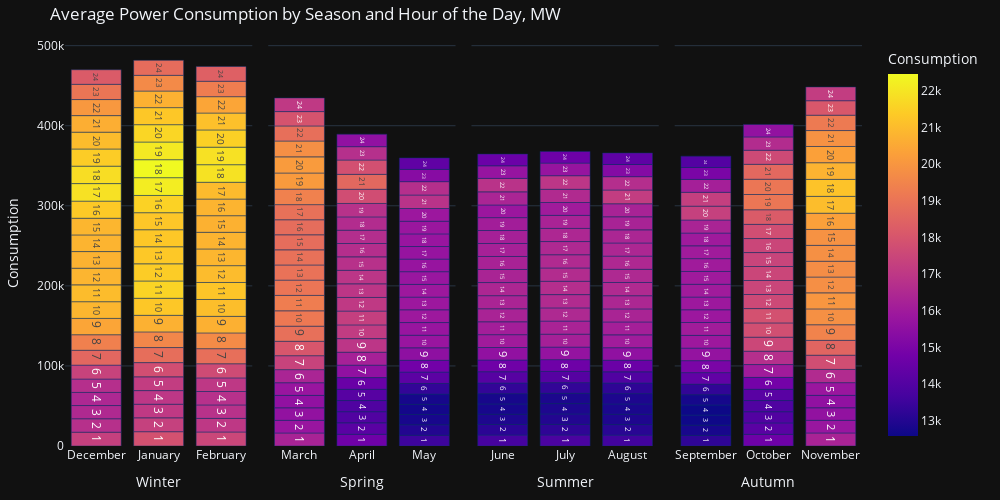

The notebook cell this image was saved under:
### Code cell
fig = px.bar(df_4, x="season_month", facet_col = 'season', y="CONSUMPTION", color="CONSUMPTION", text = 'hour', title="Long-Form Input",
                 hover_name="month", labels={"month": "Month", 'CONSUMPTION': "Consumption", 'hour': "Hour"}, template="plotly_dark")
fig.update_traces(textposition='inside')
fig.for_each_annotation(lambda a: a.update(text=''))

fig.update_layout(
    title = "Average Power Consumption by Season and Hour of the Day, MW",
    autosize=False,
    width=1000,
    height=500,
    margin=dict(l=20, r=20, t=40, b=20),
    
    yaxis=dict(
        title_text="Consumption",
    ),
    
    xaxis1=dict(
        title_text="Winter",
        ticktext=["December", "January", "February"],
        tickvals=[0, 1, 2],
        tickmode="array",
    ),
    
    xaxis2=dict(
        title_text="Spring",
        ticktext=["March", "April", "May"],
        tickvals=[0, 1, 2],
        tickmode="array",
    ),
    
    xaxis3=dict(
        title_text="Summer",
        ticktext=["June", "July", "August"],
        tickvals=[0, 1, 2],
        tickmode="array",
    ),
    
    xaxis4=dict(
        title_text="Autumn",
        ticktext=["September", "October", "November"],
        tickvals=[0, 1, 2],
        tickmode="array",
    ),
    legend=dict(
    )
)

fig.update_yaxes(automargin=True, zeroline=False)
fig.update_traces(marker_line_color='rgb(8,48,107)',
                  marker_line_width=0.5, opacity=1)


fig.show()

### Figure 1 — Plotly figure (JSON) as saved in the notebook; plotly's stock layout.template omitted (floating-point values rounded to 4 significant figures)
{"data": [{"alignmentgroup": "True", "hovertemplate": "<b>%{hovertext}</b><br><br>season=Winter<br>season_month=%{x}<br>Consumption=%{marker.color}<br>Hour=%{text}<extra></extra>", "hovertext": ["January", "February", "December", "January", "February", "December", "January", "February", "December", "January", "February", "December", "January", "February", "December", "January", "February", "December", "January", "February", "December", "January", "February", "December", "January", "February", "December", "January", "February", "December", "January", "February", "December", "January", "February", "December", "January", "February", "December", "January", "February", "December", "January", "February", "December", "January", "February", "December", "January", "February", "December", "January", "February", "December", "January", "February", "December", "January", "February", "December", "January", "February", "December", "January", "February", "December", "January", "February", "December", "January", "February", "December"], "legendgroup": "", "marker": {"color": [17860.0, 17510.0, 17280.0, 17310.0, 17010.0, 16730.0, 17050.0, 16790.0, 16490.0, 16990.0, 16760.0, 16440.0, 17180.0, 17000.0, 16700.0, 17770.0, 17660.0, 17370.0, 18800.0, 18840.0, 18580.0, 19570.0, 19700.0, 19370.0, 20720.0, 20690.0, 20420.0, 21290.0, 21060.0, 20850.0, 21590.0, 21230.0, 21020.0, 21420.0, 21000.0, 20820.0, 21310.0, 20860.0, 20750.0, 21280.0, 20810.0, 20810.0, 21250.0, 20730.0, 20860.0, 21550.0, 20800.0, 21350.0, 22190.0, 20980.0, 21900.0, 22460.0, 21920.0, 21800.0, 22090.0, 21900.0, 21420.0, 21650.0, 21500.0, 21010.0, 21300.0, 21100.0, 20650.0, 20710.0, 20430.0, 20050.0, 19650.0, 19290.0, 19050.0, 18750.0, 18370.0, 18190.0], "coloraxis": "coloraxis", "line": {"color": "rgb(8,48,107)", "width": 0.5}, "pattern": {"shape": ""}}, "name": "", "offsetgroup": "", "opacity": 1, "orientation": "v", "showlegend": false, "text": [1, 1, 1, 2, 2, 2, 3, 3, 3, 4, 4, 4, 5, 5, 5, 6, 6, 6, 7, 7, 7, 8, 8, 8, 9, 9, 9, 10, 10, 10, 11, 11, 11, 12, 12, 12, 13, 13, 13, 14, 14, 14, 15, 15, 15, 16, 16, 16, 17, 17, 17, 18, 18, 18, 19, 19, 19, 20, 20, 20, 21, 21, 21, 22, 22, 22, 23, 23, 23, 24, 24, 24], "textposition": "inside", "type": "bar", "x": [1, 2, 0, 1, 2, 0, 1, 2, 0, 1, 2, 0, 1, 2, 0, 1, 2, 0, 1, 2, 0, 1, 2, 0, 1, 2, 0, 1, 2, 0, 1, 2, 0, 1, 2, 0, 1, 2, 0, 1, 2, 0, 1, 2, 0, 1, 2, 0, 1, 2, 0, 1, 2, 0, 1, 2, 0, 1, 2, 0, 1, 2, 0, 1, 2, 0, 1, 2, 0, 1, 2, 0], "xaxis": "x", "y": [17860.0, 17510.0, 17280.0, 17310.0, 17010.0, 16730.0, 17050.0, 16790.0, 16490.0, 16990.0, 16760.0, 16440.0, 17180.0, 17000.0, 16700.0, 17770.0, 17660.0, 17370.0, 18800.0, 18840.0, 18580.0, 19570.0, 19700.0, 19370.0, 20720.0, 20690.0, 20420.0, 21290.0, 21060.0, 20850.0, 21590.0, 21230.0, 21020.0, 21420.0, 21000.0, 20820.0, 21310.0, 20860.0, 20750.0, 21280.0, 20810.0, 20810.0, 21250.0, 20730.0, 20860.0, 21550.0, 20800.0, 21350.0, 22190.0, 20980.0, 21900.0, 22460.0, 21920.0, 21800.0, 22090.0, 21900.0, 21420.0, 21650.0, 21500.0, 21010.0, 21300.0, 21100.0, 20650.0, 20710.0, 20430.0, 20050.0, 19650.0, 19290.0, 19050.0, 18750.0, 18370.0, 18190.0], "yaxis": "y"}, {"alignmentgroup": "True", "hovertemplate": "<b>%{hovertext}</b><br><br>season=Spring<br>season_month=%{x}<br>Consumption=%{marker.color}<br>Hour=%{text}<extra></extra>", "hovertext": ["March", "April", "May", "March", "April", "May", "March", "April", "May", "March", "April", "May", "March", "April", "May", "March", "April", "May", "March", "April", "May", "March", "April", "May", "March", "April", "May", "March", "April", "May", "March", "April", "May", "March", "April", "May", "March", "April", "May", "March", "April", "May", "March", "April", "May", "March", "April", "May", "March", "April", "May", "March", "April", "May", "March", "April", "May", "March", "April", "May", "March", "April", "May", "March", "April", "May", "March", "April", "May", "March", "April", "May"], "legendgroup": "", "marker": {"color": [16270.0, 14710.0, 13520.0, 15800.0, 14180.0, 13000.0, 15610.0, 13950.0, 12790.0, 15570.0, 13924, 12720.0, 15790.0, 14090.0, 12770.0, 16340.0, 14550.0, 13310.0, 17400.0, 15570.0, 14220.0, 18040.0, 16210.0, 14770.0, 18860.0, 16930.0, 15510.0, 19140.0, 17150.0, 15790.0, 19290.0, 17260.0, 15780.0, 19050.0, 17050.0, 15910.0, 18940.0, 16950.0, 15880.0, 18890.0, 16920.0, 15910.0, 18780.0, 16770.0, 15810.0, 18770.0, 16680.0, 15740.0, 18900.0, 16650.0, 15710.0, 19390.0, 16610.0, 15780.0, 20130.0, 16780.0, 15830.0, 20140.0, 17740.0, 15870.0, 19790.0, 18610.0, 16840.0, 18830.0, 17830.0, 16700.0, 17930.0, 16720.0, 15330.0, 17040.0, 15570.0, 14320.0], "coloraxis": "coloraxis", "line": {"color": "rgb(8,48,107)", "width": 0.5}, "pattern": {"shape": ""}}, "name": "", "offsetgroup": "", "opacity": 1, "orientation": "v", "showlegend": false, "text": [1, 1, 1, 2, 2, 2, 3, 3, 3, 4, 4, 4, 5, 5, 5, 6, 6, 6, 7, 7, 7, 8, 8, 8, 9, 9, 9, 10, 10, 10, 11, 11, 11, 12, 12, 12, 13, 13, 13, 14, 14, 14, 15, 15, 15, 16, 16, 16, 17, 17, 17, 18, 18, 18, 19, 19, 19, 20, 20, 20, 21, 21, 21, 22, 22, 22, 23, 23, 23, 24, 24, 24], "textposition": "inside", "type": "bar", "x": [0, 1, 2, 0, 1, 2, 0, 1, 2, 0, 1, 2, 0, 1, 2, 0, 1, 2, 0, 1, 2, 0, 1, 2, 0, 1, 2, 0, 1, 2, 0, 1, 2, 0, 1, 2, 0, 1, 2, 0, 1, 2, 0, 1, 2, 0, 1, 2, 0, 1, 2, 0, 1, 2, 0, 1, 2, 0, 1, 2, 0, 1, 2, 0, 1, 2, 0, 1, 2, 0, 1, 2], "xaxis": "x2", "y": [16270.0, 14710.0, 13520.0, 15800.0, 14180.0, 13000.0, 15610.0, 13950.0, 12790.0, 15570.0, 13924, 12720.0, 15790.0, 14090.0, 12770.0, 16340.0, 14550.0, 13310.0, 17400.0, 15570.0, 14220.0, 18040.0, 16210.0, 14770.0, 18860.0, 16930.0, 15510.0, 19140.0, 17150.0, 15790.0, 19290.0, 17260.0, 15780.0, 19050.0, 17050.0, 15910.0, 18940.0, 16950.0, 15880.0, 18890.0, 16920.0, 15910.0, 18780.0, 16770.0, 15810.0, 18770.0, 16680.0, 15740.0, 18900.0, 16650.0, 15710.0, 19390.0, 16610.0, 15780.0, 20130.0, 16780.0, 15830.0, 20140.0, 17740.0, 15870.0, 19790.0, 18610.0, 16840.0, 18830.0, 17830.0, 16700.0, 17930.0, 16720.0, 15330.0, 17040.0, 15570.0, 14320.0], "yaxis": "y2"}, {"alignmentgroup": "True", "hovertemplate": "<b>%{hovertext}</b><br><br>season=Summer<br>season_month=%{x}<br>Consumption=%{marker.color}<br>Hour=%{text}<extra></extra>", "hovertext": ["June", "July", "August", "June", "July", "August", "June", "July", "August", "June", "July", "August", "June", "July", "August", "June", "July", "August", "June", "July", "August", "June", "July", "August", "June", "July", "August", "June", "July", "August", "June", "July", "August", "June", "July", "August", "June", "July", "August", "June", "July", "August", "June", "July", "August", "June", "July", "August", "June", "July", "August", "June", "July", "August", "June", "July", "August", "June", "July", "August", "June", "July", "August", "June", "July", "August", "June", "July", "August", "June", "July", "August"], "legendgroup": "", "marker": {"color": [13690.0, 13790.0, 13610.0, 13150.0, 13240.0, 13120.0, 12900.0, 13010.0, 12920.0, 12800.0, 12900.0, 12840.0, 12780.0, 12870.0, 12910.0, 13310.0, 13320.0, 13240.0, 14090.0, 14070.0, 13960.0, 14690.0, 14670.0, 14580.0, 15590.0, 15680.0, 15570.0, 16020.0, 16180.0, 16030.0, 16100.0, 16300.0, 16150.0, 16290.0, 16490.0, 16320.0, 16330.0, 16570.0, 16420.0, 16400.0, 16670.0, 16530.0, 16320.0, 16590.0, 16480.0, 16260.0, 16530.0, 16460.0, 16200.0, 16480.0, 16410.0, 16190.0, 16430.0, 16390.0, 16090.0, 16300.0, 16280.0, 15840.0, 16020.0, 16280.0, 16350.0, 16540.0, 17190.0, 16830.0, 16930.0, 16660.0, 15710.0, 15730.0, 15250.0, 14600.0, 14640.0, 14310.0], "coloraxis": "coloraxis", "line": {"color": "rgb(8,48,107)", "width": 0.5}, "pattern": {"shape": ""}}, "name": "", "offsetgroup": "", "opacity": 1, "orientation": "v", "showlegend": false, "text": [1, 1, 1, 2, 2, 2, 3, 3, 3, 4, 4, 4, 5, 5, 5, 6, 6, 6, 7, 7, 7, 8, 8, 8, 9, 9, 9, 10, 10, 10, 11, 11, 11, 12, 12, 12, 13, 13, 13, 14, 14, 14, 15, 15, 15, 16, 16, 16, 17, 17, 17, 18, 18, 18, 19, 19, 19, 20, 20, 20, 21, 21, 21, 22, 22, 22, 23, 23, 23, 24, 24, 24], "textposition": "inside", "type": "bar", "x": [0, 1, 2, 0, 1, 2, 0, 1, 2, 0, 1, 2, 0, 1, 2, 0, 1, 2, 0, 1, 2, 0, 1, 2, 0, 1, 2, 0, 1, 2, 0, 1, 2, 0, 1, 2, 0, 1, 2, 0, 1, 2, 0, 1, 2, 0, 1, 2, 0, 1, 2, 0, 1, 2, 0, 1, 2, 0, 1, 2, 0, 1, 2, 0, 1, 2, 0, 1, 2, 0, 1, 2], "xaxis": "x3", "y": [13690.0, 13790.0, 13610.0, 13150.0, 13240.0, 13120.0, 12900.0, 13010.0, 12920.0, 12800.0, 12900.0, 12840.0, 12780.0, 12870.0, 12910.0, 13310.0, 13320.0, 13240.0, 14090.0, 14070.0, 13960.0, 14690.0, 14670.0, 14580.0, 15590.0, 15680.0, 15570.0, 16020.0, 16180.0, 16030.0, 16100.0, 16300.0, 16150.0, 16290.0, 16490.0, 16320.0, 16330.0, 16570.0, 16420.0, 16400.0, 16670.0, 16530.0, 16320.0, 16590.0, 16480.0, 16260.0, 16530.0, 16460.0, 16200.0, 16480.0, 16410.0, 16190.0, 16430.0, 16390.0, 16090.0, 16300.0, 16280.0, 15840.0, 16020.0, 16280.0, 16350.0, 16540.0, 17190.0, 16830.0, 16930.0, 16660.0, 15710.0, 15730.0, 15250.0, 14600.0, 14640.0, 14310.0], "yaxis": "y3"}, {"alignmentgroup": "True", "hovertemplate": "<b>%{hovertext}</b><br><br>season=Autumn<br>season_month=%{x}<br>Consumption=%{marker.color}<br>Hour=%{text}<extra></extra>", "hovertext": ["September", "October", "November", "September", "October", "November", "September", "October", "November", "September", "October", "November", "September", "October", "November", "September", "October", "November", "September", "October", "November", "September", "October", "November", "September", "October", "November", "September", "October", "November", "September", "October", "November", "September", "October", "November", "September", "October", "November", "September", "October", "November", "September", "October", "November", "September", "October", "November", "September", "October", "November", "September", "October", "November", "September", "October", "November", "September", "October", "November", "September", "October", "November", "September", "October", "November", "September", "October", "November", "September", "October", "November"], "legendgroup": "", "marker": {"color": [13230.0, 14670.0, 16300.0, 12800.0, 14190.0, 15800.0, 12620.0, 13970.0, 15600.0, 12580.0, 13920.0, 15580.0, 12750.0, 14140.0, 15830.0, 13290.0, 14830.0, 16560.0, 14370.0, 16000.0, 17750.0, 14970.0, 16700.0, 18530.0, 15650.0, 17530.0, 19470.0, 15920.0, 17800.0, 19830.0, 16060.0, 17870.0, 20000.0, 15890.0, 17590.0, 19800.0, 15900.0, 17480.0, 19740.0, 16000.0, 17490.0, 19830.0, 15980.0, 17440.0, 19880.0, 15990.0, 17490.0, 20290.0, 16000.0, 17753, 21040.0, 15970.0, 18200.0, 21190.0, 16320.0, 19070.0, 20780.0, 17300.0, 19070.0, 20300.0, 17260.0, 18620.0, 19880.0, 16130.0, 17608, 19200.0, 14990.0, 16610.0, 18080.0, 14020.0, 15610.0, 17190.0], "coloraxis": "coloraxis", "line": {"color": "rgb(8,48,107)", "width": 0.5}, "pattern": {"shape": ""}}, "name": "", "offsetgroup": "", "opacity": 1, "orientation": "v", "showlegend": false, "text": [1, 1, 1, 2, 2, 2, 3, 3, 3, 4, 4, 4, 5, 5, 5, 6, 6, 6, 7, 7, 7, 8, 8, 8, 9, 9, 9, 10, 10, 10, 11, 11, 11, 12, 12, 12, 13, 13, 13, 14, 14, 14, 15, 15, 15, 16, 16, 16, 17, 17, 17, 18, 18, 18, 19, 19, 19, 20, 20, 20, 21, 21, 21, 22, 22, 22, 23, 23, 23, 24, 24, 24], "textposition": "inside", "type": "bar", "x": [0, 1, 2, 0, 1, 2, 0, 1, 2, 0, 1, 2, 0, 1, 2, 0, 1, 2, 0, 1, 2, 0, 1, 2, 0, 1, 2, 0, 1, 2, 0, 1, 2, 0, 1, 2, 0, 1, 2, 0, 1, 2, 0, 1, 2, 0, 1, 2, 0, 1, 2, 0, 1, 2, 0, 1, 2, 0, 1, 2, 0, 1, 2, 0, 1, 2, 0, 1, 2, 0, 1, 2], "xaxis": "x4", "y": [13230.0, 14670.0, 16300.0, 12800.0, 14190.0, 15800.0, 12620.0, 13970.0, 15600.0, 12580.0, 13920.0, 15580.0, 12750.0, 14140.0, 15830.0, 13290.0, 14830.0, 16560.0, 14370.0, 16000.0, 17750.0, 14970.0, 16700.0, 18530.0, 15650.0, 17530.0, 19470.0, 15920.0, 17800.0, 19830.0, 16060.0, 17870.0, 20000.0, 15890.0, 17590.0, 19800.0, 15900.0, 17480.0, 19740.0, 16000.0, 17490.0, 19830.0, 15980.0, 17440.0, 19880.0, 15990.0, 17490.0, 20290.0, 16000.0, 17753, 21040.0, 15970.0, 18200.0, 21190.0, 16320.0, 19070.0, 20780.0, 17300.0, 19070.0, 20300.0, 17260.0, 18620.0, 19880.0, 16130.0, 17608, 19200.0, 14990.0, 16610.0, 18080.0, 14020.0, 15610.0, 17190.0], "yaxis": "y4"}], "layout": {"annotations": [{"font": {}, "showarrow": false, "text": "", "x": 0.1175, "xanchor": "center", "xref": "paper", "y": 1, "yanchor": "bottom", "yref": "paper"}, {"font": {}, "showarrow": false, "text": "", "x": 0.3725, "xanchor": "center", "xref": "paper", "y": 1, "yanchor": "bottom", "yref": "paper"}, {"font": {}, "showarrow": false, "text": "", "x": 0.6275, "xanchor": "center", "xref": "paper", "y": 1, "yanchor": "bottom", "yref": "paper"}, {"font": {}, "showarrow": false, "text": "", "x": 0.8825, "xanchor": "center", "xref": "paper", "y": 1, "yanchor": "bottom", "yref": "paper"}], "autosize": false, "barmode": "relative", "coloraxis": {"colorbar": {"title": {"text": "Consumption"}}, "colorscale": [[0, "#0d0887"], [0.1111, "#46039f"], [0.2222, "#7201a8"], [0.3333, "#9c179e"], [0.4444, "#bd3786"], [0.5556, "#d8576b"], [0.6667, "#ed7953"], [0.7778, "#fb9f3a"], [0.8889, "#fdca26"], [1, "#f0f921"]]}, "height": 500, "legend": {"tracegroupgap": 0}, "margin": {"b": 20, "l": 20, "r": 20, "t": 40}, "title": {"text": "Average Power Consumption by Season and Hour of the Day, MW"}, "width": 1000, "xaxis": {"anchor": "y", "autorange": true, "domain": [0, 0.235], "range": [-0.5, 2.5], "tickmode": "array", "ticktext": ["December", "January", "February"], "tickvals": [0, 1, 2], "title": {"text": "Winter"}, "type": "linear"}, "xaxis2": {"anchor": "y2", "autorange": true, "domain": [0.255, 0.49], "matches": "x", "range": [-0.5, 2.5], "tickmode": "array", "ticktext": ["March", "April", "May"], "tickvals": [0, 1, 2], "title": {"text": "Spring"}, "type": "linear"}, "xaxis3": {"anchor": "y3", "autorange": true, "domain": [0.51, 0.745], "matches": "x", "range": [-0.5, 2.5], "tickmode": "array", "ticktext": ["June", "July", "August"], "tickvals": [0, 1, 2], "title": {"text": "Summer"}, "type": "linear"}, "xaxis4": {"anchor": "y4", "autorange": true, "domain": [0.765, 1.0], "matches": "x", "range": [-0.5, 2.5], "tickmode": "array", "ticktext": ["September", "October", "November"], "tickvals": [0, 1, 2], "title": {"text": "Autumn"}, "type": "linear"}, "yaxis": {"anchor": "x", "automargin": true, "autorange": true, "domain": [0, 1], "range": [0, 507100.0], "title": {"text": "Consumption"}, "type": "linear", "zeroline": false}, "yaxis2": {"anchor": "x2", "automargin": true, "autorange": true, "domain": [0, 1], "matches": "y", "range": [0, 507100.0], "showticklabels": false, "type": "linear", "zeroline": false}, "yaxis3": {"anchor": "x3", "automargin": true, "autorange": true, "domain": [0, 1], "matches": "y", "range": [0, 507100.0], "showticklabels": false, "type": "linear", "zeroline": false}, "yaxis4": {"anchor": "x4", "automargin": true, "autorange": true, "domain": [0, 1], "matches": "y", "range": [0, 507100.0], "showticklabels": false, "type": "linear", "zeroline": false}}}
